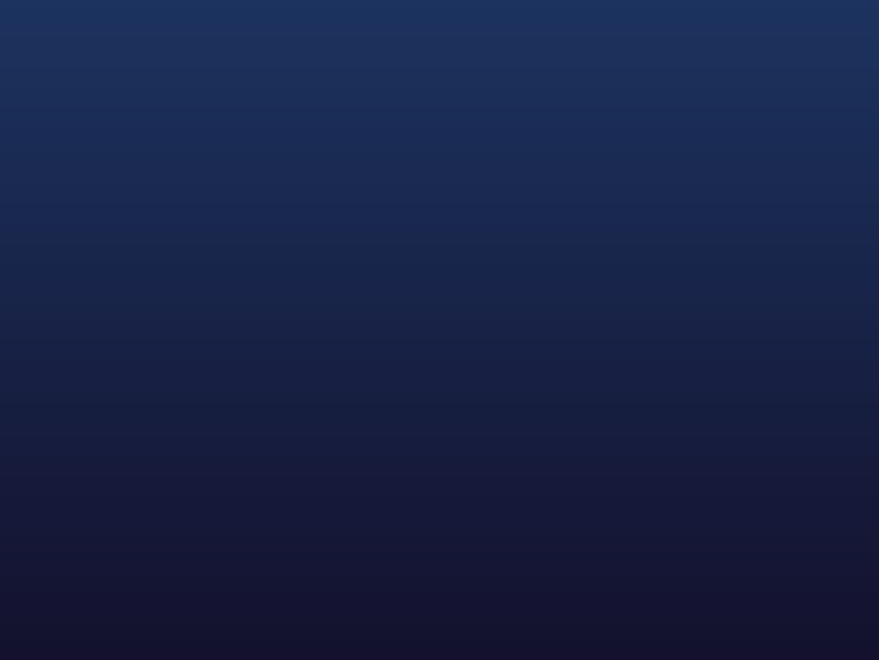
<?xml version="1.0" encoding="UTF-8"?>
<ui version="4.0">
 <class>CourseVisualize</class>
 <widget class="QWidget" name="CourseVisualize">
  <property name="geometry">
   <rect>
    <x>0</x>
    <y>0</y>
    <width>879</width>
    <height>660</height>
   </rect>
  </property>
  <property name="windowTitle">
   <string>Form</string>
  </property>
  <property name="styleSheet">
   <string notr="true">
    color: #ffffff;
background: qlineargradient(x1:0, y1:0, x2:0, y2:1, stop:0 #1c335f, stop:1 #13112d);
</string>
  </property>
 </widget>
 <resources/>
 <connections/>
</ui>
